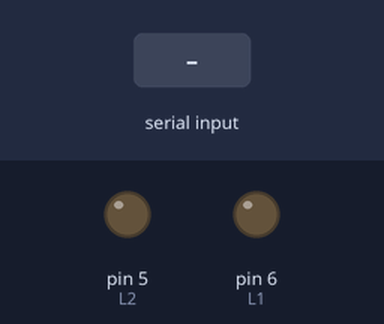
Recording of a sketch running on a simulated Arduino Uno, built with avr-gcc and run on an emulated ATmega328P. Parts: output pins drawn as LEDs (lit = HIGH). Inputs (shaded band) come from the test bench. Pins used as bus, display or sensor lines are not drawn.

Above: at 1.2 s.
1.3 s: "1" received over the second serial link
At 2.5 s:
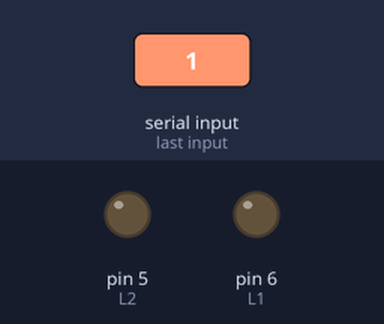
2.8 s: "2" received over the second serial link
At 3.8 s:
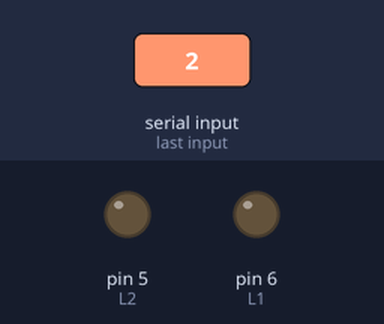
Timing chart, 0 to 5.8 s (numbered marks = the images above; inputs shaded):
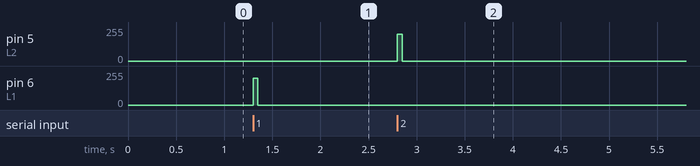

The sketch:

DNSTV-Bot.ino
```cpp
#include <SoftwareSerial.h>
SoftwareSerial bluetooth(2,3);
int gear=1,value=200;
void setup() {
 bluetooth.begin(9600);
  pinMode(10,OUTPUT); //R2
  pinMode(9,OUTPUT); //R1
  pinMode(6,OUTPUT); //L1
  pinMode(5,OUTPUT); //L2
  Serial.begin(9600);
}

void loop() {
  short i;
  if(bluetooth.available()>0)
  {
     i=bluetooth.read();
  }

    if(i==49) //up 1
    {
      forward(value);
      delay(50);
      motorbreak();
    }
       if(i==50) //down 2
    {
       backward(value);
      delay(50);
         motorbreak();
    }
        if(i==51) //left 3
    {
         left(value);
        delay(50);
           motorbreak();
    }
        if(i==52) //right 4
    {
       right(value);
      delay(50);
         motorbreak();
    }
    if(i==54)
    {
      gear++;
      if(gear >3)
      {
        gear=1;
      }
      if(gear==1)
      {
        value=170;
      }
      if(gear==2)
      {
          value=230;
      }
      if(gear==3)
      {
        value=255;
      }
    }

}

void forward(int value)
{
     analogWrite(6,value);  //L1
     digitalWrite(5,LOW);  //L2
     analogWrite(9,value);  //R1
     digitalWrite(10,LOW); //R2
}

void backward(int value)
{
       digitalWrite(6,LOW);  //L1
       analogWrite(5,value);  //L2
       digitalWrite(9,LOW);  //R1
       analogWrite(10,value); //R2
}

void left(int value)
{
  digitalWrite(6,LOW);  //L1
       analogWrite(5,value);  //L2
       analogWrite(9,value);  //R1
       digitalWrite(10,LOW); //R2
}

void right(int value)
{
       analogWrite(6,value);  //L1
       digitalWrite(5,LOW);  //L2
       digitalWrite(9,LOW);  //R1
       analogWrite(10,value); //R2
}

void motorbreak()
{
      digitalWrite(10,LOW); //L1
      digitalWrite(9,LOW);  //L2
      digitalWrite(6,LOW);  //R1
      digitalWrite(5,LOW);  //R2
}

void kick()
{

}
```

Measured:
- after the input at 1.3 s, pin 6 (L1): 0/255 → 200/255 at once, → 0/255 0.05 s later
- after the input at 2.8 s, pin 5 (L2): 0/255 → 200/255 at once, → 0/255 0.05 s later
